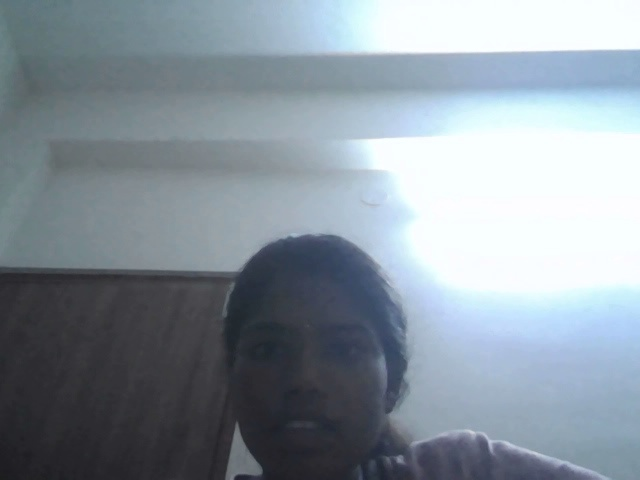
#> input picture test_frame_0.jpg, 640 x 480 px; its folder holds only this picture in this run
$ python -i video_processor.py   (imports and definitions only)   (older library calls are emulated)
#> lines starting #> are read from the running program, lines starting #| are printed output that depends on the picture
#> further down, picture is the input picture: shape (480, 640, 3); mean B, G, R 157.7, 148.3, 137
### config.py
import os
from dataclasses import dataclass
from typing import Optional, List
from dotenv import load_dotenv

load_dotenv()

@dataclass
class VideoConfig:
    """Video processing configuration"""
    source: str = "0"  # Use camera 0 (confirmed working by diagnostic test)
    fps: int = 30
    resolution: tuple = (640, 480)
    record_buffer_seconds: int = 10
    event_clip_duration: int = 30

@dataclass
class DetectionConfig:
    """Event detection configuration"""
    yolo_model_path: str = "yolov8n.pt"
    confidence_threshold: float = 0.5
    fall_detection_enabled: bool = True
    violence_detection_enabled: bool = True
    vehicle_crash_detection_enabled: bool = True

@dataclass
class DatabaseConfig:
    """Database configuration"""
    sqlite_path: str = "surveillance.db"
    media_storage_type: str = "local"  # "local" or "s3"
    local_media_path: str = "media"
    aws_s3_bucket: Optional[str] = None
    aws_access_key: Optional[str] = None
    aws_secret_key: Optional[str] = None

@dataclass
class AIConfig:
    """AI and NLP configuration"""
    llama_model_path: str = "models/llama-2-7b-chat.gguf"
    embedding_model: str = "sentence-transformers/all-MiniLM-L6-v2"
    vector_db_type: str = "faiss"  # "faiss" or "chromadb"
    vector_db_path: str = "vector_db"

@dataclass
class NotificationConfig:
    """Notification configuration"""
    # Twilio SMS
    twilio_account_sid: Optional[str] = os.getenv("TWILIO_ACCOUNT_SID")
    twilio_auth_token: Optional[str] = os.getenv("TWILIO_AUTH_TOKEN")
    twilio_phone_number: Optional[str] = os.getenv("TWILIO_PHONE_NUMBER")
    alert_phone_numbers: List[str] = None

    # Email
    smtp_server: str = "smtp.gmail.com"
    smtp_port: int = 587
    email_address: Optional[str] = os.getenv("EMAIL_ADDRESS")
    email_password: Optional[str] = os.getenv("EMAIL_PASSWORD")
    alert_emails: List[str] = None

    # Pushbullet
    pushbullet_api_key: Optional[str] = os.getenv("PUSHBULLET_API_KEY")

    def __post_init__(self):
        if self.alert_phone_numbers is None:
            self.alert_phone_numbers = []
        if self.alert_emails is None:
            self.alert_emails = []

@dataclass
class WebConfig:
    """Web dashboard configuration"""
    host: str = "127.0.0.1"
    port: int = 8000
    debug: bool = False
    secret_key: str = os.getenv("SECRET_KEY", "your-secret-key-here")

@dataclass
class SystemConfig:
    """System-wide configuration"""
    log_level: str = "INFO"
    log_file: str = "surveillance.log"
    auto_restart: bool = True
    max_events_in_memory: int = 1000
    cleanup_old_events_days: int = 30

class Config:
    """Main configuration class"""
    def __init__(self):
        self.video = VideoConfig()
        self.detection = DetectionConfig()
        self.database = DatabaseConfig()
        self.ai = AIConfig()
        self.notification = NotificationConfig()
        self.web = WebConfig()
        self.system = SystemConfig()

    # [17 lines left out: function validate, not called in this run]

# Global config instance
config = Config()

### video_processor.py
import cv2
import numpy as np
import threading
import queue
import time
import os
from datetime import datetime
from typing import Optional, Callable, List
import logging
from collections import deque
from config import config

logger = logging.getLogger(__name__)

class VideoProcessor:
    """Handles real-time video capture and processing"""

    # [42 lines left out: function __init__, not called in this run]

    def add_event_callback(self, callback: Callable):
        """Add callback function for event detection"""
        self.event_callbacks.append(callback)

    # [1119 lines left out: functions list_available_cameras, start_capture, _create_dummy_source, _dummy_capture_loop, _generate_dummy_frame, stop_capture and 23 more, not called in this run]

class FrameAnalyzer:
    """Analyzes frames for basic properties and preprocessing"""

    # [26 lines left out: functions calculate_motion, detect_blur, adjust_brightness_contrast, not called in this run]

    @staticmethod
    def enhance_frame(frame: np.ndarray) -> np.ndarray:
        """Apply basic enhancement to frame"""
        # Convert to LAB color space
        lab = cv2.cvtColor(frame, cv2.COLOR_BGR2LAB)
#> lab: shape (480, 640, 3); mean of channels 0, 1, 2 151.8, 126.2, 121.6

        # Apply CLAHE to L channel
        clahe = cv2.createCLAHE(clipLimit=2.0, tileGridSize=(8, 8))
        lab[:, :, 0] = clahe.apply(lab[:, :, 0])
#> lab: shape (480, 640, 3); mean of channels 0, 1, 2 148.1, 126.2, 121.6

        # Convert back to BGR
        enhanced = cv2.cvtColor(lab, cv2.COLOR_LAB2BGR)
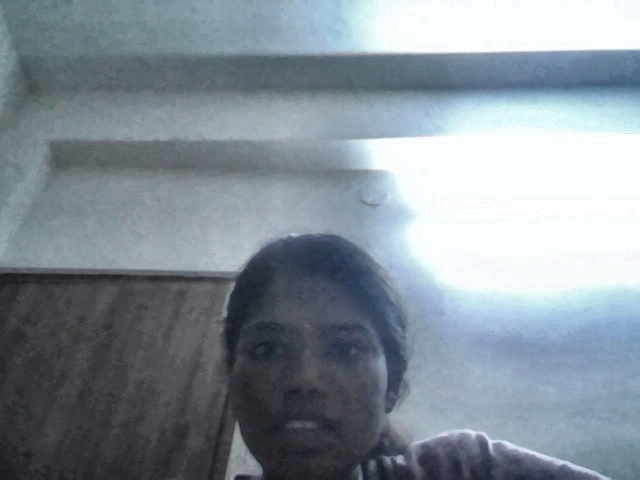
#> enhanced: shape (480, 640, 3); mean B, G, R 153.3, 144, 132.8
        return enhanced

>>> import cv2
>>> picture = cv2.imread('test_frame_0.jpg')
>>> result = FrameAnalyzer().enhance_frame(picture)
